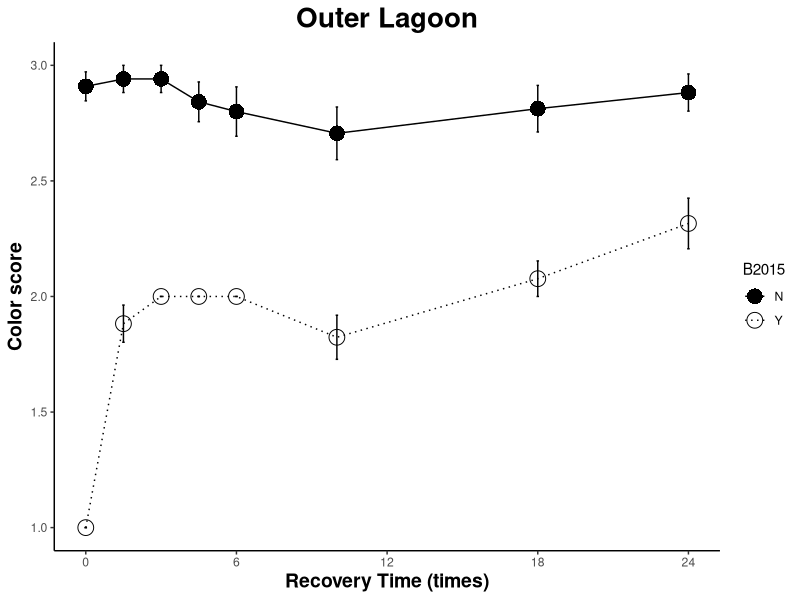
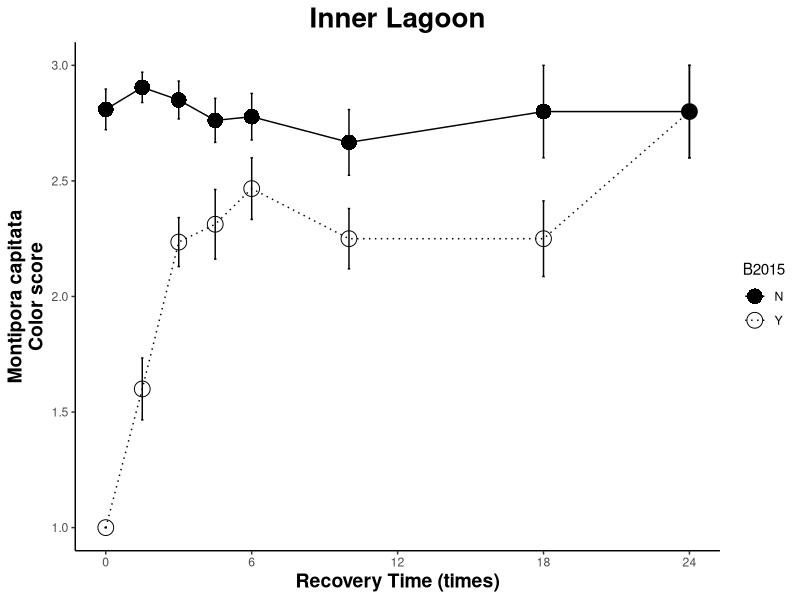
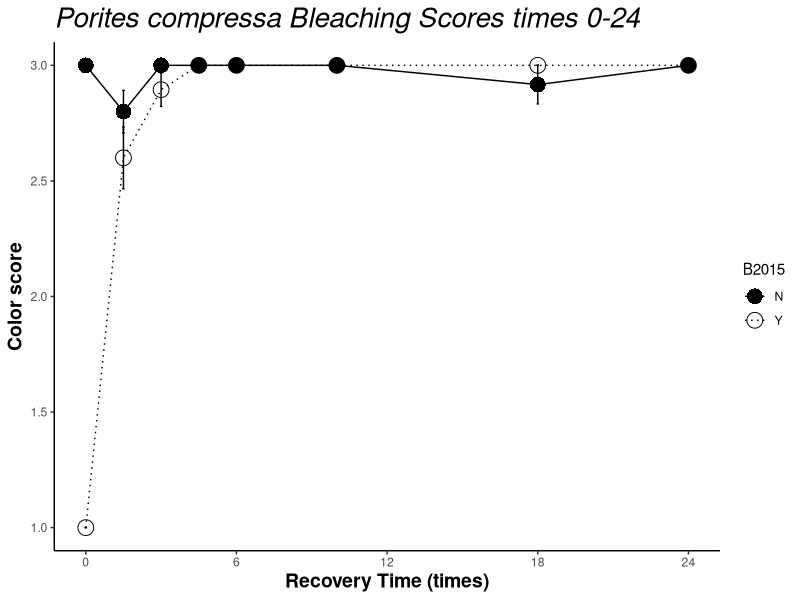
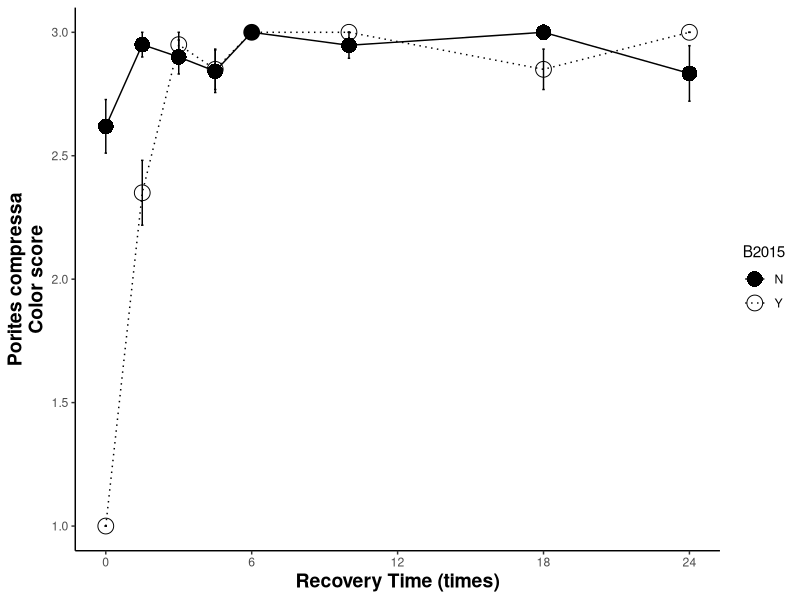
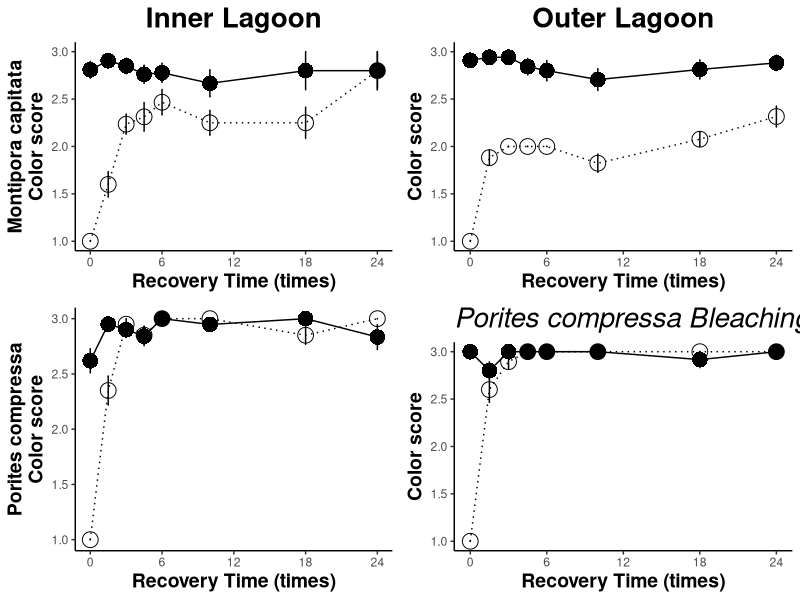
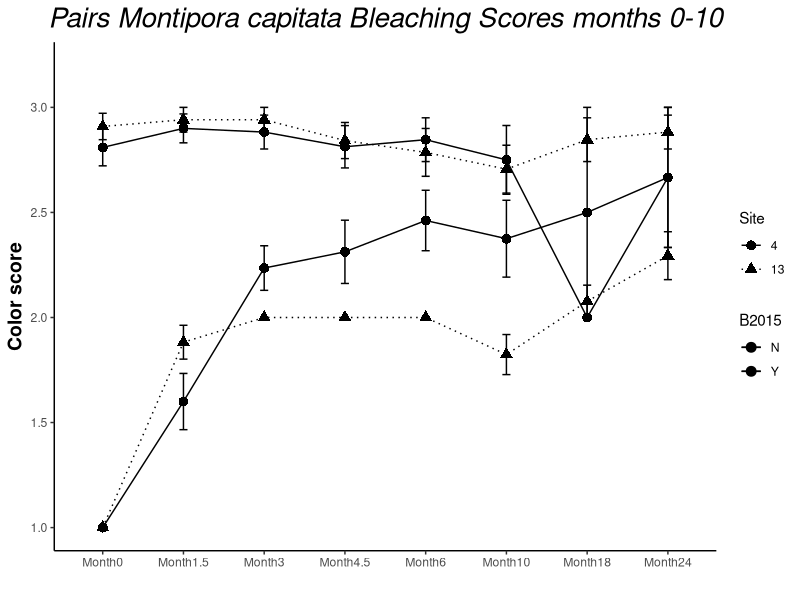
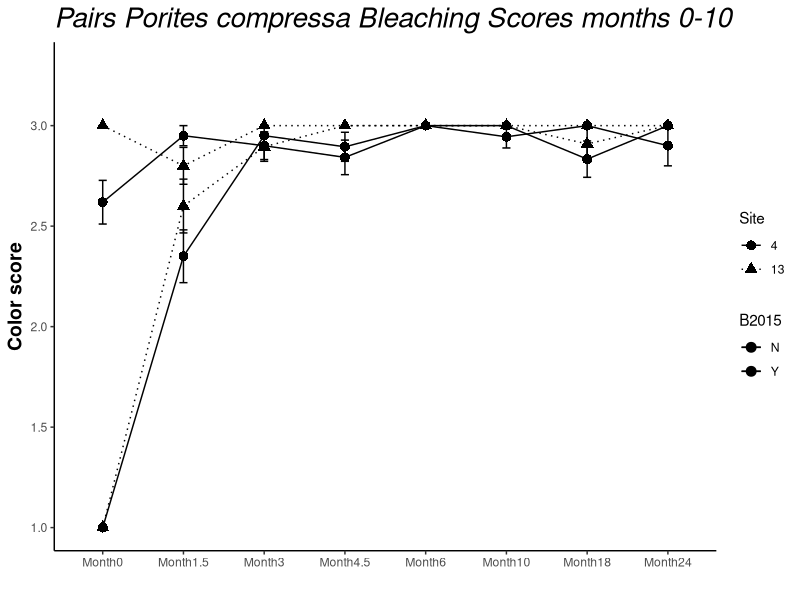

Generate these figures, in order, with R:
## ---- chunk 1
knitr::opts_chunk$set(echo = TRUE)
## ---- chunk 2
#Set up: load libraries

#rm(list=ls(all=TRUE)) 
library("reshape2") #reshape data
library("ggplot2") #plotting
library("reshape") #reshape data
library("plyr")  #splitting, applying, and combining data
library("dplyr")  #splitting, applying, and combining data
library("pscl")
library("plotrix") #plotting
library("gridExtra") #arrange plots for output
library("car") #levenes test
library("lsmeans")
library("multcomp") 
library("multcompView")
library(glmmTMB)
library(lme4)
library(lmerTest)
library(tidyverse)
## ---- chunk 3
bData<-read.csv("data/Bleaching_FINAL.csv") #read in bleaching df
bData$Site<-as.factor(bData$Site) #site as factor
bData$Pair<-as.factor(bData$Pair) #pair ID as factor

bALL<-bData
  #melt
  bALLData1<-melt(data = bALL, measure.vars = c("Month0","Month1.5","Month3","Month4.5", "Month6","Month10","Month18","Month24"))   
  colnames(bALLData1)[colnames(bALLData1)=="variable"] <- "month"   # change col name from 'variable' to 'month'
  colnames(bALLData1)[colnames(bALLData1)=="value"] <- "score"   # change col name from 'value' to 'score'
  bALLData1$group<-paste(bALLData1$Species, bALLData1$Site, bALLData1$B2015, bALLData1$month) # add column for groups for figures only

#Remove all NON PAIRED corals and all NAs
  bALLData<-na.omit(bALLData1) # remove the NA rows (this removes individuals and NAs from pairs with no score at particular timepoints (due to not finding the coral))
  
  #Change month into TIME numeric for plots
  bALLData$time[bALLData$month=="Month0"]<-0
  bALLData$time[bALLData$month=="Month1.5"]<-1.5
  bALLData$time[bALLData$month=="Month3"]<-3
  bALLData$time[bALLData$month=="Month4.5"]<-4.5
  bALLData$time[bALLData$month=="Month6"]<-6
  bALLData$time[bALLData$month=="Month10"]<-10
  bALLData$time[bALLData$month=="Month18"]<-18
  bALLData$time[bALLData$month=="Month19"]<-19
  bALLData$time[bALLData$month=="Month24"]<-24

#Subsets of df for Mcap and Pcomp
Mcap_df<-subset(bALLData, Species=="Montipora capitata")   #Mcap only
Pcomp_df<-subset(bALLData, Species=="Porites compressa")   #Pcomp only

#Mean bleaching scores full df
#calc average bleaching  score per grouping by time point
ballmeans <- ddply(bALLData, c("Site", "Species", "B2015", "time"), summarise, #
                   N    = length(score[!is.na(score)]), #calculate the length of the data frame, excluding NA’s *this part is important*
                   mean = mean(score, na.rm=TRUE), #calculate mean of response variable, removing NA's
                   sd   = sd(score, na.rm=TRUE), #calculate standard deviation
                   se   = sd / sqrt(N), #calculate standard error
                   max = max(score, na.rm=TRUE) #calculate max
)

ballmeans$code<-paste0(ballmeans$Site, ballmeans$B2015, ballmeans$Species)
ballmeans #display table
## ---- chunk 4
#subset for Mcap only 
Mcap024Allplot<-subset(ballmeans, Species=="Montipora capitata")     #subset Mcap
#subset by reef
#PR13 
Mcap024AllplotPR13<-subset(Mcap024Allplot, Site==13)
#PR4
Mcap024AllplotPR4<-subset(Mcap024Allplot, Site==4)
## ---- chunk 5
ballplotMcapPR13<-ggplot(data=Mcap024AllplotPR13, aes(x=time, y=mean, group = code, color=B2015)) + #color by bleaching hist. 
  geom_errorbar(aes(ymin=mean-se, ymax=mean+se),
                width=0.1,show.legend = FALSE)+
  geom_point(aes(shape=B2015),fill="black", size=5)+
  scale_shape_manual(values=c(16,1))+
  geom_line(aes(color=B2015,linetype=B2015))+       
  scale_linetype_manual(values=c("solid", "dotted"))+
  scale_color_manual(values=c("black","black"))+
    scale_x_continuous(breaks = seq(0, 24, by = 6))+
  ylab("Color score") +
    xlab("Recovery Time (times)") + #Label the X Axis
    ylim(1, 3) + #set Y limits
  theme_bw() + #Set the background color
  theme(axis.line = element_line(color = 'black'), #Set the axes color
        axis.title=element_text(size=14,face="bold"), #Set axis format
        panel.border = element_blank(), #Set the border
        panel.grid.major = element_blank(), #Set the major gridlines
        panel.grid.minor = element_blank(), #Set the minor gridlines
        plot.background =element_blank(), #Set the plot background
        legend.key = element_blank()) + #Set plot legend key
  ggtitle("Outer Lagoon")+
          theme(plot.title = element_text(size=20,face = "bold",hjust = 0.5));ballplotMcapPR13
McapOuter<-ballplotMcapPR13 + theme(legend.position = "none") #remove legend
## ---- chunk 6
ballplotMcapPR4<-ggplot(data=Mcap024AllplotPR4, aes(x=time, y=mean, group = code, color=B2015),show.legend = FALSE) + #color by bleaching hist. 
 geom_errorbar(aes(ymin=mean-se, ymax=mean+se),
                width=0.1,show.legend = FALSE)+
  geom_point(aes(shape=B2015),fill="mediumblue", size=5)+
  
  scale_shape_manual(values=c( 16,1))+
  
  geom_line(aes(color=B2015, linetype=B2015))+
  scale_linetype_manual(values=c("solid", "dotted"))+
  scale_color_manual(values=c("black","black"))+
    scale_x_continuous(breaks = seq(0, 24, by = 6))+
  ylab("Montipora capitata\nColor score") +
    xlab("Recovery Time (times)") + #Label the X Axis
    ylim(1, 3) + #set Y limits
  theme_bw() + #Set the background color
  theme(axis.line = element_line(color = 'black'), #Set the axes color
        axis.title=element_text(size=14,face="bold"), #Set axis format
        panel.border = element_blank(), #Set the border
        panel.grid.major = element_blank(), #Set the major gridlines
        panel.grid.minor = element_blank(), #Set the minor gridlines
        plot.background =element_blank(), #Set the plot background
        legend.key = element_blank()) + #Set plot legend key
  ggtitle("Inner Lagoon")+
          theme(plot.title = element_text(size=20,face = "bold", hjust = 0.5));ballplotMcapPR4
McapInner<-ballplotMcapPR4 + theme(legend.position = "none") #remove legend
## ---- chunk 7
Pcomp024Allplot<-subset(ballmeans, Species=="Porites compressa")
#subset by reef 
Pcomp024AllplotPR13<-subset(Pcomp024Allplot, Site==13)
Pcomp024AllplotPR4<-subset(Pcomp024Allplot, Site==4)
## ---- chunk 8
b024plotPcompPR13<-ggplot(data=Pcomp024AllplotPR13, aes(x=time, y=mean, group = code, color=B2015)) + #color by bleaching hist. 
  geom_errorbar(aes(ymin=mean-se, ymax=mean+se),
                width=0.1,show.legend = FALSE)+
  geom_point(aes(shape=B2015),fill="mediumblue", size=5)+
  scale_shape_manual(values=c( 16,1))+
  geom_line(aes(color=B2015, linetype=B2015))+
  scale_linetype_manual(values=c("solid", "dotted"))+
  scale_color_manual(values=c("black","black"))+
    scale_x_continuous(breaks = seq(0, 24, by = 6))+
  ylab("Color score") +
    xlab("Recovery Time (times)") + #Label the X Axis
    ylim(1, 3) + #set Y limits
  theme_bw() + #Set the background color
  theme(axis.line = element_line(color = 'black'), #Set the axes color
        axis.title=element_text(size=14,face="bold"), #Set axis format
        panel.border = element_blank(), #Set the border
        panel.grid.major = element_blank(), #Set the major gridlines
        panel.grid.minor = element_blank(), #Set the minor gridlines
        plot.background =element_blank(), #Set the plot background
        legend.key = element_blank()) + #Set plot legend key
  ggtitle("Porites compressa Bleaching Scores times 0-24")+
          theme(plot.title = element_text(size=20,face = "italic"));b024plotPcompPR13

PcompOuter<-b024plotPcompPR13+ theme(legend.position = "none") #remove legend
## ---- chunk 9
b024plotPcompPR4<-ggplot(data=Pcomp024AllplotPR4, aes(x=time, y=mean, group = code, color=B2015)) + #color by bleaching hist. 
  geom_errorbar(aes(ymin=mean-se, ymax=mean+se), 
                width=0.1,show.legend = FALSE)+
  geom_point(aes(shape=B2015),fill="mediumblue", size=5)+
  scale_shape_manual(values=c( 16,1))+
  geom_line(aes(color=B2015, linetype=B2015))+
  scale_linetype_manual(values=c("solid", "dotted"))+
  scale_color_manual(values=c("black","black"))+
    scale_x_continuous(breaks = seq(0, 24, by = 6))+
  ylab("Porites compressa\nColor score") +
    xlab("Recovery Time (times)") + #Label the X Axis
    ylim(1, 3) + #set Y limits
  theme_bw() + #Set the background color
  theme(axis.line = element_line(color = 'black'), #Set the axes color
        axis.title=element_text(size=14,face="bold"), #Set axis format
        panel.border = element_blank(), #Set the border
        panel.grid.major = element_blank(), #Set the major gridlines
        panel.grid.minor = element_blank(), #Set the minor gridlines
        plot.background =element_blank(), #Set the plot background
        legend.key = element_blank()) + #Set plot legend key
  #Sggtitle("Porites compressa Bleaching Scores times 0-24")+
          theme(plot.title = element_text(size=20,face = "italic"));b024plotPcompPR4
PcompInner<-b024plotPcompPR4+ theme(legend.position = "none") #remove legend
## ---- chunk 10
grid.arrange(McapInner, McapOuter, PcompInner,PcompOuter, nrow = 2)
## ---- chunk 11
#full model (all months)
Mcap_df_mod<-lmer(score~B2015*Site*month+(1|TagID), data=Mcap_df)
summary(Mcap_df_mod)
anova(Mcap_df_mod, type=2) #pvals

 #posthoc
  emm<-emmeans(Mcap_df_mod,  ~ month)
  pairs(emm)
  
 emm<-emmeans(Mcap_df_mod,  ~ B2015*month)
  pairs(emm)
  cld(emm)
## ---- chunk 12
#pcomp full model
Pcomp_df_mod2<-lmer(score~B2015*Site*month+(1|TagID), data=Pcomp_df)
summary(Pcomp_df_mod2)
anova(Pcomp_df_mod2, type=2) #pvals
  emm<-emmeans(Pcomp_df_mod2,  ~ B2015*Site*month)
  pairs(emm)
  emm<-emmeans(Pcomp_df_mod2,  ~ Site*month)
  pairs(emm)
  emm<-emmeans(Pcomp_df_mod2,  ~ B2015*month)
  pairs(emm)
  emm<-emmeans(Pcomp_df_mod2,  ~ B2015*month*Site)
  pairs(emm)
## ---- chunk 13
Mcap_0<-subset(Mcap_df, month=="Month0")
Mcap_1.5<-subset(Mcap_df, month=="Month1.5")
Mcap_3<-subset(Mcap_df, month=="Month3")
Mcap_4.5<-subset(Mcap_df, month=="Month4.5")
Mcap_6<-subset(Mcap_df, month=="Month6")
Mcap_10<-subset(Mcap_df, month=="Month10")
Mcap_18<-subset(Mcap_df, month=="Month18")
Mcap_24<-subset(Mcap_df, month=="Month24")

#Month0
Month0_mcap0<-lm(score~Site*B2015, Mcap_0)
summary(Month0_mcap0)
anova(Month0_mcap0)

#Month1.5
Month1.5_mcap1.5<-lm(score~Site*B2015, Mcap_1.5)
summary(Month1.5_mcap1.5)
anova(Month1.5_mcap1.5)

#Month3
Month3_mcap3<-lm(score~Site*B2015, Mcap_3)
summary(Month3_mcap3)
anova(Month3_mcap3)
 emm<-emmeans(Month3_mcap3,  ~ B2015*Site)
  pairs(emm)
  cld(emm)

#Month4.5
Month4.5_mcap4.5<-lm(score~Site*B2015, Mcap_4.5)
summary(Month4.5_mcap4.5)
anova(Month4.5_mcap4.5)
  emm<-emmeans(Month4.5_mcap4.5,  ~ B2015*Site)
  pairs(emm)

#Month6
Month6_mcap6<-lm(score~Site*B2015, Mcap_6)
summary(Month6_mcap6)
anova(Month6_mcap6)
  emm<-emmeans(Month6_mcap6,  ~ Site)
  pairs(emm)
  emm<-emmeans(Month6_mcap6,  ~ B2015*Site)
  pairs(emm)
  
#Month10
Month10_mcap10<-lm(score~Site*B2015, Mcap_10)
summary(Month10_mcap10)
anova(Month10_mcap10)

#Month18
Month18_mcap18<-lm(score~Site*B2015, Mcap_18)
summary(Month18_mcap18)
anova(Month18_mcap18)

#Month24
Month24_mcap24t<-lm(score~Site*B2015, Mcap_24)
summary(Month24_mcap24t)
anova(Month24_mcap24t)
## ---- chunk 14
Pcomp_0<-subset(Pcomp_df, month=="Month0")
Pcomp_1.5<-subset(Pcomp_df, month=="Month1.5")
Pcomp_3<-subset(Pcomp_df, month=="Month3")
Pcomp_4.5<-subset(Pcomp_df, month=="Month4.5")
Pcomp_6<-subset(Pcomp_df, month=="Month6")
Pcomp_10<-subset(Pcomp_df, month=="Month10")
Pcomp_18<-subset(Pcomp_df, month=="Month18")
Pcomp_24<-subset(Pcomp_df, month=="Month24")

#Month0
Month0_Pcomp0<-lm(score~Site*B2015, Pcomp_0)
summary(Month0_Pcomp0)
anova(Month0_Pcomp0)

#Month1.5
Month1.5_Pcomp1.5<-lm(score~Site*B2015, Pcomp_1.5)
summary(Month1.5_Pcomp1.5)
anova(Month1.5_Pcomp1.5)
 emm<-emmeans(Month1.5_Pcomp1.5,  ~ B2015)
  pairs(emm)

#Month3
Month3_Pcomp3<-lm(score~Site*B2015, Pcomp_3)
summary(Month3_Pcomp3)
anova(Month3_Pcomp3)

#Month4.5
Month4.5_Pcomp4.5<-lm(score~Site*B2015, Pcomp_4.5)
summary(Month4.5_Pcomp4.5)
anova(Month4.5_Pcomp4.5)

#Month6
Month6_Pcomp6<-lm(score~Site*B2015,Pcomp_6)
summary(Month6_Pcomp6)
anova(Month6_Pcomp6)

#Month10
Month10_Pcomp10<-lm(score~Site*B2015, Pcomp_10)
summary(Month10_Pcomp10)
anova(Month10_Pcomp10)

#Month18
Month18_Pcomp18<-lm(score~Site*B2015,Pcomp_18)
summary(Month18_Pcomp18)
anova(Month18_Pcomp18)

#Month24
Month24_Pcomp24<-lm(score~Site*B2015,Pcomp_24)
summary(Month24_Pcomp24)
anova(Month24_Pcomp24)
## ---- chunk 15
naData<-bALLData   #subset only pairs
pData<-bALLData   #dataset to work from (pull unwanted from)

# Identify which pairs have a partner not found by month:
# Subset Month0 (two colonies missing values, checked datasheet)
M0<-subset(naData, month=="Month0") # subset month 0

  # subset month 0
  M0a<-c("TagID","Pair","Species", "Site","B2015","month","score") # which columns to pull
  M0<-pData[M0a]
  M0<-subset(M0, month=="Month0")

# Subset Month1.5 
  M1.5<-subset(naData, month=="Month1.5") # subset month 1.5 
  # subset month 1.5
  M1.5a<-c("TagID","Pair","Species", "Site","B2015","month","score") # which columns to pull
  M1.5<-pData[M1.5a]
  M1.5<-subset(M1.5, month=="Month1.5")
  M1.5<-M1.5[!(M1.5$Pair=="113_114"),]
  
## Subset Month3
M3<-subset(naData, month=="Month3") # subset month 3
  M3a<-c("TagID","Pair","Species", "Site","B2015","month", "score")
  M3<-pData[M3a]
  M3<-subset(M3, month=="Month3")
  M3<-M3[!(M3$Pair=="7_8"),]
  M3<-M3[!(M3$Pair=="113_114"),]
  M3<-M3[!(M3$Pair=="255_256"),]
  M3<-M3[!(M3$Pair=="259_260"),]

## Subset Month 4.5
  M4.5<-subset(naData, month=="Month4.5") # subset month 3
  M4.5a<-c("TagID","Pair","Species", "Site","B2015","month", "score")
  M4.5<-pData[M4.5a]
  M4.5<-subset(M4.5, month=="Month4.5")
  M4.5<-na.omit(M4.5) # remove the NA colums
  M4.5<-M4.5[!(M4.5$Pair=="7_8"),]
  M4.5<-M4.5[!(M4.5$Pair=="113_114"),]
  M4.5<-M4.5[!(M4.5$Pair=="255_256"),]
  M4.5<-M4.5[!(M4.5$Pair=="259_260"),]
  M4.5<-M4.5[!(M4.5$Pair=="263_264"),]
  M4.5<-M4.5[!(M4.5$Pair=="267_268"),]
  M4.5<-M4.5[!(M4.5$Pair=="82_83"),]

# Subset month 6
  M6<-subset(naData, month=="Month6")
  M6a<-c("TagID","Pair","Species", "Site","B2015","month","score")
  M6<-pData[M6a]
  M6<-subset(M6, month=="Month6")
  M6<-M6[!(M6$Pair=="111_112"),] # remove the other partner
  M6<-M6[!(M6$Pair=="115_116"),]
  M6<-M6[!(M6$Pair=="119_120"),]
  M6<-M6[!(M6$Pair=="207_208"),]
  M6<-M6[!(M6$Pair=="255_256"),]
  M6<-M6[!(M6$Pair=="259_260"),]
  M6<-M6[!(M6$Pair=="263_264"),]
  M6<-M6[!(M6$Pair=="267_268"),]
  M6<-M6[!(M6$Pair=="263_264"),]
  
# Subset month 10
  M10<-subset(naData, month=="Month10")
  M10a<-c("TagID","Pair","Species", "Site","B2015","month","score")
  M10<-pData[M10a]
  M10<-subset(M10, month=="Month10")
  M10<-M10[!(M10$Pair=="253_254"),] # remove the other partner
  M10<-M10[!(M10$Pair=="259_260"),]
  M10<-M10[!(M10$Pair=="113_114"),]
  M10<-M10[!(M10$Pair=="161_262"),]
  M10<-M10[!(M10$Pair=="263_264"),]
  M10<-M10[!(M10$Pair=="267_268"),]
  M10<-M10[!(M10$Pair=="271_272"),]
  M10<-M10[!(M10$Pair=="273_274"),]
  M10<-M10[!(M10$Pair=="275_276"),]
  M10<-M10[!(M10$Pair=="277_278"),]
  M10<-M10[!(M10$Pair=="31_32"),]
  M10<-M10[!(M10$Pair=="261_262"),]
  
  # Subset month 18
  M18<-subset(naData, month=="Month18")
  M18a<-c("TagID","Pair","Species", "Site","B2015","month","score")
  M18<-pData[M18a]
  M18<-subset(M18, month=="Month18")
  M18<-M18[!(M18$Pair=="253_254"),] # remove the other partner
  M18<-M18[!(M18$Pair=="259_260"),]
  M18<-M18[!(M18$Pair=="161_262"),]
  M18<-M18[!(M18$Pair=="263_264"),]
  M18<-M18[!(M18$Pair=="267_268"),]
  M18<-M18[!(M18$Pair=="271_272"),]
  M18<-M18[!(M18$Pair=="273_274"),]
  M18<-M18[!(M18$Pair=="275_276"),]
  M18<-M18[!(M18$Pair=="277_278"),]
  M18<-M18[!(M18$Pair=="31_2"),]
  M18<-M18[!(M18$Pair=="115_116"),]
  M18<-M18[!(M18$Pair=="119_120"),]
  M18<-M18[!(M18$Pair=="261_262"),]
  M18<-M18[!(M18$Pair=="269_270"),]
  M18<-M18[!(M18$Pair=="101_102"),]
  M18<-M18[!(M18$Pair=="117_118"),]
  M18<-M18[!(M18$Pair=="265_266"),]
  M18<-M18[!(M18$Pair=="19_20"),]
  M18<-M18[!(M18$Pair=="205_206"),]
  M18<-M18[!(M18$Pair=="223_224"),]
  M18<-M18[!(M18$Pair=="39_40"),]
  
  # Subset month 24
  M24<-subset(naData, month=="Month24")
  M24a<-c("TagID","Pair","Species", "Site","B2015","month","score")
  M24<-pData[M24a]
  M24<-subset(M24, month=="Month24")
  M24<-M24[!(M24$Pair=="107_108"),] # remove the other partner
  M24<-M24[!(M24$Pair=="13_14"),]
  M24<-M24[!(M24$Pair=="223_224"),]
  M24<-M24[!(M24$Pair=="231_232"),]
  M24<-M24[!(M24$Pair=="261_262"),]
  M24<-M24[!(M24$Pair=="263_264"),]
  M24<-M24[!(M24$Pair=="265_266"),]
  M24<-M24[!(M24$Pair=="283_284"),]
  M24<-M24[!(M24$Pair=="289_290"),]
  M24<-M24[!(M24$Pair=="31_32"),]
  M24<-M24[!(M24$Pair=="33_34"),]
  M24<-M24[!(M24$Pair=="39_40"),]
  M24<-M24[!(M24$Pair=="76_77"),]
  M24<-M24[!(M24$Pair=="78_79"),]

#make dfs   
PairDat<-rbind(M0,M1.5,M3,M4.5,M6,M10,M18,M24)
 
#Mean bleaching scores across the entire project
#calc average bleaching score per grouping by time point
pairmeans <- ddply(PairDat, c("Site", "Species", "B2015", "month"), summarise, #
                   N    = length(score[!is.na(score)]), #calculate the length of the data frame, excluding NA’s *this part is important*
                   mean = mean(score, na.rm=TRUE), #calculate mean of response variable, removing NA's
                   sd   = sd(score, na.rm=TRUE), #calculate standard deviation
                   se   = sd / sqrt(N), #calculate standard error
                   max = max(score, na.rm=TRUE) #calculate max
)

pairmeans$code<-paste0(pairmeans$Site, pairmeans$B2015, pairmeans$Species)
## ---- chunk 16
#subset for Mcap only
McapPairplot<-subset(pairmeans, Species=="Montipora capitata")

PairplotMcapB<-ggplot(data=McapPairplot, aes(x=month, y=mean, group = code, color=B2015)) + #color by bleaching hist. 
  geom_errorbar(aes(ymin=mean-se, ymax=mean+se),
                width=0.1)+
  geom_point(aes(shape=Site), size=3)+
  geom_line(aes(color=B2015, linetype=Site))+
  scale_linetype_manual(values=c("solid", "dotted"))+
  scale_color_manual(values=c("black","black"))+
  ylab("Color score") +
    xlab("") + #Label the X Axis
    ylim(1, 3.2) + #set Y limits
  theme_bw() + #Set the background color
  theme(axis.line = element_line(color = 'black'), #Set the axes color
        axis.title=element_text(size=14,face="bold"), #Set axis format
        panel.border = element_blank(), #Set the border
        panel.grid.major = element_blank(), #Set the major gridlines
        panel.grid.minor = element_blank(), #Set the minor gridlines
        plot.background =element_blank(), #Set the plot background
        legend.key = element_blank()) + #Set plot legend key
  ggtitle("Pairs Montipora capitata Bleaching Scores months 0-10")+
          theme(plot.title = element_text(size=20,face = "italic",hjust = 0.5));PairplotMcapB
## ---- chunk 17
#subset for Pcomp only 
PcompPairplot<-subset(pairmeans, Species=="Porites compressa")

PairplotPcompB<-ggplot(data=PcompPairplot, aes(x=month, y=mean, group = code, color=B2015)) + #color by bleaching hist. 
  geom_errorbar(aes(ymin=mean-se, ymax=mean+se),
                width=0.1)+
  geom_point(aes(shape=Site), size=3)+
  geom_line(aes(color=B2015, linetype=Site))+
  scale_linetype_manual(values=c("solid", "dotted"))+
  scale_color_manual(values=c("black","black"))+
  ylab("Color score") +
    xlab("") + #Label the X Axis
    ylim(1, 3.3) + #set Y limits
  theme_bw() + #Set the background color
  theme(axis.line = element_line(color = 'black'), #Set the axes color
        axis.title=element_text(size=14,face="bold"), #Set axis format
        panel.border = element_blank(), #Set the border
        panel.grid.major = element_blank(), #Set the major gridlines
        panel.grid.minor = element_blank(), #Set the minor gridlines
        plot.background =element_blank(), #Set the plot background
        legend.key = element_blank()) + #Set plot legend key
  ggtitle("Pairs Porites compressa Bleaching Scores months 0-10")+
          theme(plot.title = element_text(size=20,face = "italic"));PairplotPcompB
## ---- chunk 18
#set up Pairs data
Mcappig<-subset(PairDat, Species =="Montipora capitata")            

#All lmer
MpigPair_all_mod1<-lmer(score~Site*B2015*month+(1|TagID)+(1|Pair), Mcappig)
summary(MpigPair_all_mod1)
anova(MpigPair_all_mod1, type=2)
## ---- chunk 19
#Month0
MpigPair0<-subset(Mcappig, month =="Month0")           
MpigPair0_mod1<-lm(score~Site*B2015, MpigPair0)
summary(MpigPair0_mod1)
anova(MpigPair0_mod1)

#Month1.5
MpigPair1.5<-subset(Mcappig, month =="Month1.5")
MpigPair1.5_mod1<-lm(score~Site*B2015, MpigPair1.5)
summary(MpigPair1.5_mod1)
anova(MpigPair1.5_mod1)

#Month3
MpigPair3<-subset(Mcappig, month =="Month3")
MpigPair3_mod1<-lm(score~Site*B2015, MpigPair3)
summary(MpigPair3_mod1)
anova(MpigPair3_mod1)

#Month4.5
MpigPair4.5<-subset(Mcappig, month =="Month4.5")
MpigPair4.5_mod1<-lm(score~Site*B2015, MpigPair4.5)
summary(MpigPair4.5_mod1)
anova(MpigPair4.5_mod1)

#Month6
MpigPair6<-subset(Mcappig, month =="Month6")
MpigPair6_mod1<-lm(score~Site*B2015, MpigPair6)
summary(MpigPair6_mod1)
anova(MpigPair6_mod1)

#Month10
MpigPair10<-subset(Mcappig, month =="Month10")
MpigPair10_mod1<-lm(score~Site*B2015, MpigPair10)
summary(MpigPair10_mod1)
anova(MpigPair10_mod1)

#Month18
MpigPair18<-subset(Mcappig, month =="Month18")
MpigPair18_mod1<-lm(score~Site*B2015, MpigPair18)
summary(MpigPair18_mod1)
anova(MpigPair18_mod1)

#Month24
MpigPair24<-subset(Mcappig, month =="Month24")
MpigPair24_mod1<-lm(score~Site*B2015, MpigPair24)
summary(MpigPair24_mod1)
anova(MpigPair24_mod1)
## ---- chunk 20
Pcomppig<- subset(PairDat, Species == "Porites compressa") 

#All timepoints lmer
PpigPair_all_mod1<-lmer(score~Site*B2015*month+(1|TagID)+(1|Pair), Pcomppig)
summary(PpigPair_all_mod1)
anova(PpigPair_all_mod1, type=2)
## ---- chunk 21
#Month 0
PpigPair0<-subset(Pcomppig, month =="Month0")            
PpigPair0_mod1<-lm(score~Site*B2015, PpigPair0)
summary(PpigPair0_mod1)
anova(PpigPair0_mod1) 

#Month1.5
PpigPair1.5<-subset(Pcomppig, month =="Month1.5")
PpigPair1.5_mod1<-lm(score~Site*B2015, PpigPair1.5)
summary(PpigPair1.5_mod1)
anova(PpigPair1.5_mod1)

#Month3
PpigPair3<-subset(Pcomppig, month =="Month3")
PpigPair3_mod1<-lm(score~Site*B2015, PpigPair3)
anova(PpigPair3_mod1)

#Month4.5
PpigPair4.5<-subset(Pcomppig, month =="Month4.5")
PpigPair4.5_mod1<-lm(score~Site*B2015, PpigPair4.5)
summary(PpigPair4.5_mod1)
anova(PpigPair4.5_mod1)

#Month6
PpigPair6<-subset(Pcomppig, month =="Month6")
PpigPair6_mod1<-lm(score~Site*B2015, PpigPair6)
anova(PpigPair6_mod1)

#Month10
PpigPair10<-subset(Pcomppig, month =="Month10")
PpigPair10_mod1<-lm(score~Site*B2015, PpigPair10)
anova(PpigPair10_mod1)

#Month18
PpigPair18<-subset(Pcomppig, month =="Month18")
PpigPair18_mod1<-lm(score~Site*B2015, PpigPair18)
anova(PpigPair18_mod1)

#Month24
PpigPair24<-subset(Pcomppig, month =="Month24")
PpigPair24_mod1<-lm(score~Site*B2015, PpigPair24)
anova(PpigPair24_mod1)
